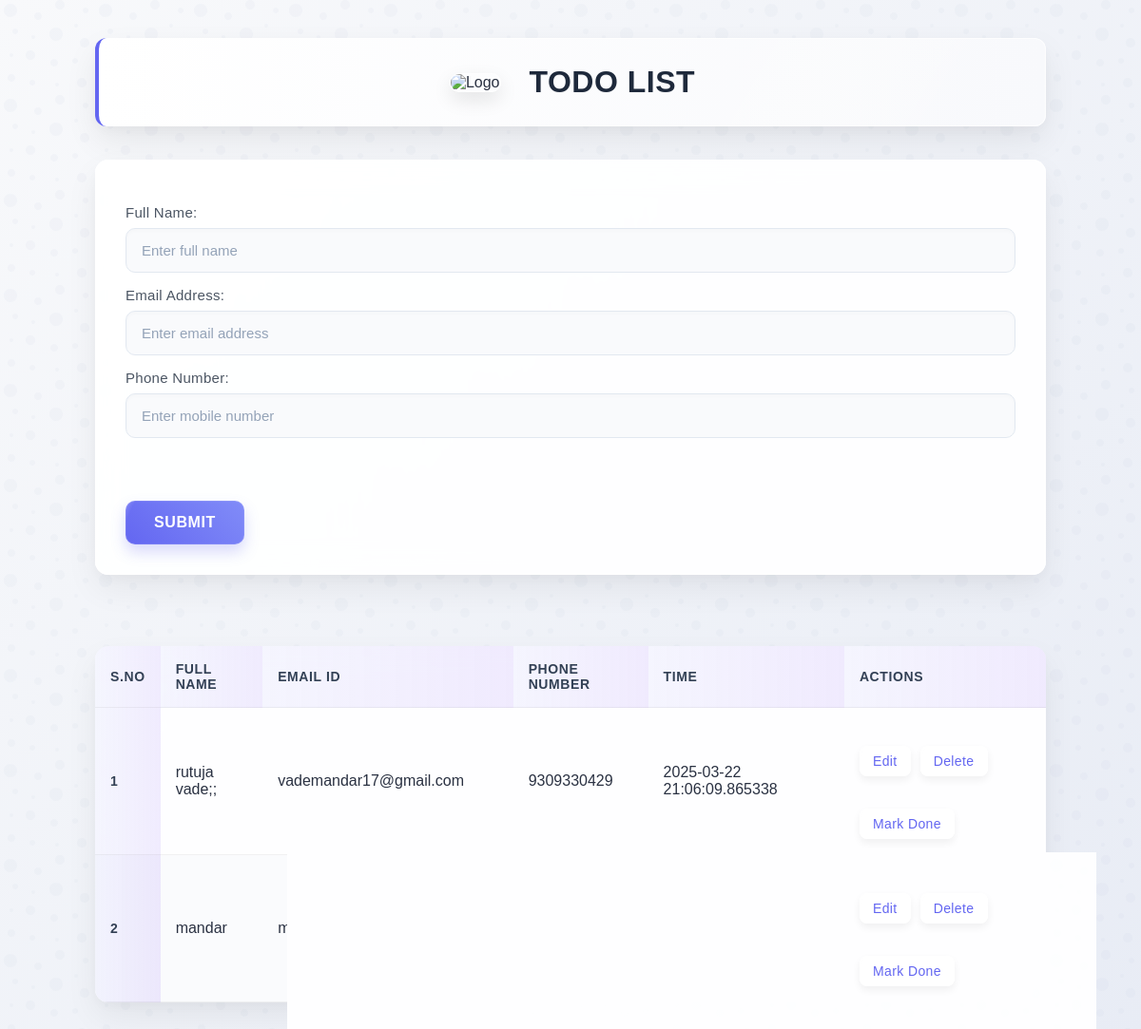
The page /html on the database as committed earlier.
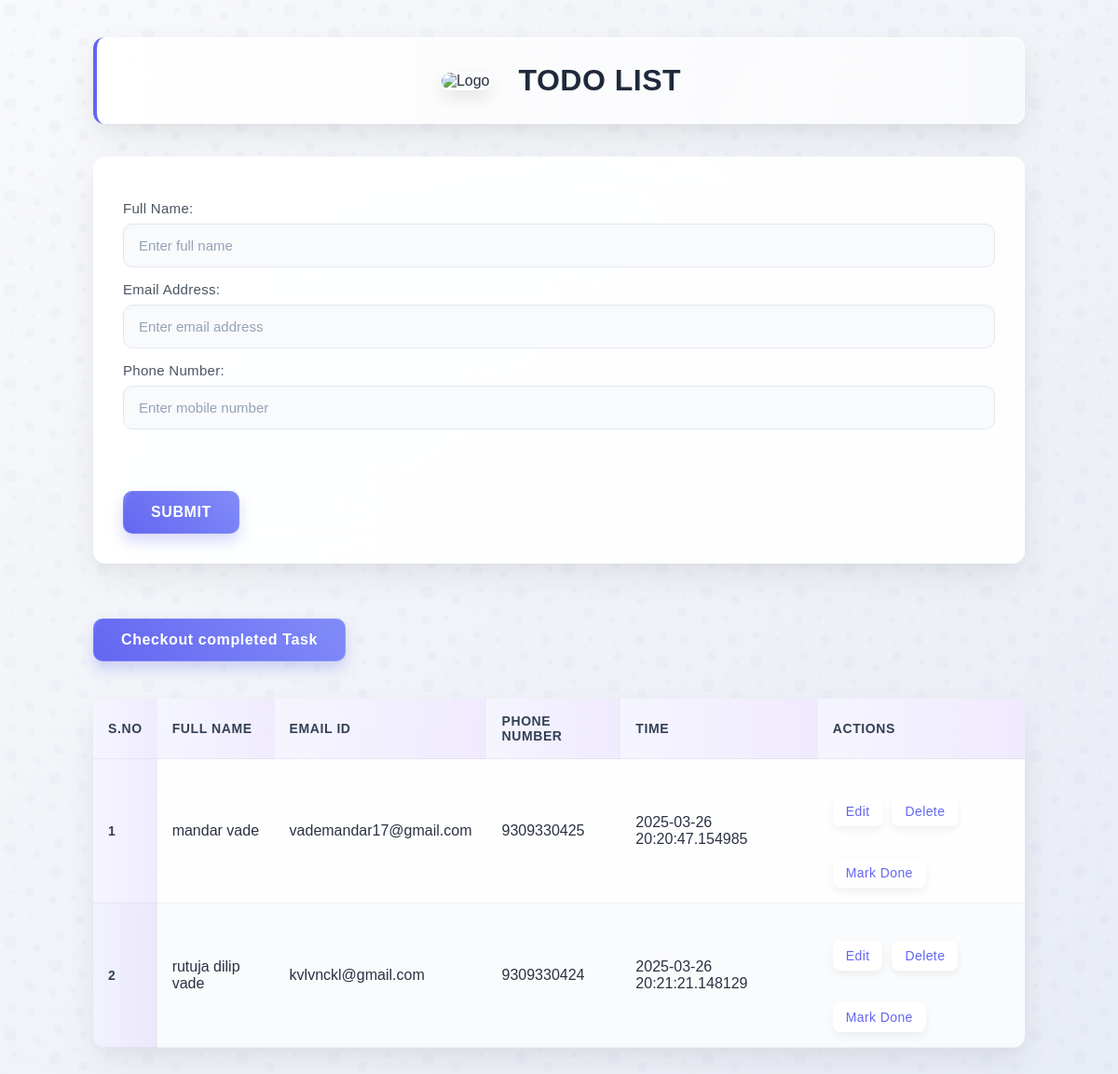
The same page on the database as committed later.
### app.py (models this page shows, shortened)
class form(db.Model):
    id = db.Column(db.Integer, primary_key=True)
    full_name = db.Column(db.String(100), nullable=False)
    email = db.Column(db.String(100), nullable=False, unique=True)
    phone_number = db.Column(db.BigInteger, nullable=False, unique=True)
    date_created = db.Column(db.DateTime, default=datetime.utcnow)

### app.py (the view, shortened to what this page needs)
@app.route("/html", methods=['GET', 'POST'])
def form_page():
    entries = form.query.all()
    entriess = done.query.all()
    return render_template('index.html', entries=entries, entriess=entriess)

### templates/index.html
{% extends 'base.html' %}
{% block heading %}
TODO LIST
{% endblock heading %}
{% block mainy %}
<main>
    <form action="/html" method="POST">
        <fieldset class="mainf">
            <fieldset class="ff">
                <div class="personal">
                    <p class="theory">Full Name:</p>
                    <input type="text" name="fullname" class="inputs" id="full_name" placeholder="Enter full name"
                        required>
                    <br>
                    <p class="theory">Email Address:</p>
                    <input class="inputs" type="email" name="email" id="email" placeholder="Enter email address"
                        required>
                    <br>
                    <p class="theory">Phone Number:</p>
                    <input type="tel" name="phoneNo" class="inputs" id="phone_number" placeholder="Enter mobile number"
                        required>
                </div>
                <br>
                <button type="submit">SUBMIT</button>
            </fieldset>
        </fieldset>
    </form>
    {% if entriess|length == 0 %}
    {% else %}
    <button onclick="window.location.href='/markdone'" type="submit">Checkout completed Task</button>
    {% endif %}
    <div class="datapart">
        {% if entries|length==0 %}
        NO ENTRIES
        {% else %}
        <table>
            <thead>
                <tr>
                    <th>S.No</th>
                    <th>Full Name</th>
                    <th>Email ID</th>
                    <th>Phone Number</th>
                    <th>Time</th>
                    <th>Actions</th>
                </tr>
            </thead>
            <tbody>
                {% for entry in entries %}
                <tr>
                    <th scope="row">{{ loop.index }}</th>
                    <td>{{ entry.full_name }}</td>
                    <td>{{ entry.email }}</td>
                    <td>{{ entry.phone_number }}</td>
                    <td>{{ entry.date_created }}</td>
                    <td class="btns">
                        <button onclick="window.location.href='/update/{{ entry.id }}'">Edit</button>
                        <button onclick="window.location.href='/delete/{{ entry.id }}'">Delete</button>
                        <button onclick="window.location.href='/markdone/{{ entry.id }}'">Mark Done</button>
                    </td>
                </tr>
                {% endfor %}
            </tbody>
        </table>
        {% endif %}
    </div>
</main>
{% endblock mainy %}

### templates/base.html (shortened to what this page needs)
<!DOCTYPE html>
<html>
<head>
    <link rel="stylesheet" href="{{ url_for('static', filename='style.css') }}">
</head>
<body>
    <header>
        <div class="heady">
            <img src="https://i.pinimg.com/736x/16/de/d1/16ded160f74e9983411aefd95d9c00c3.jpg" alt="Logo"
                height="100px">
            <h1 id="th">
                {% block heading %}
                {% endblock heading %}
            </h1>
        </div>
    </header>
    {% block mainy %}
    {% endblock mainy %}
</body>
</html>

Rows that differ between the two databases and show on the page:
removed form: full_name "mandar", email "mandar.233574101@vcet.edu.in"
changed form "vademandar17@gmail.com": full_name "rutuja vade;;" → "mandar vade"; phone_number "9309330429" → "9309330425"; date_created "2025-03-22 21:06:09.865338" → "2025-03-26 20:20:47.154985"
added form: full_name "rutuja dilip vade", email "kvlvnckl@gmail.com", phone_number "9309330424", date_created "2025-03-26 20:21:21.148129"
Other text that changed with them:
text now shown: "Checkout completed Task"
